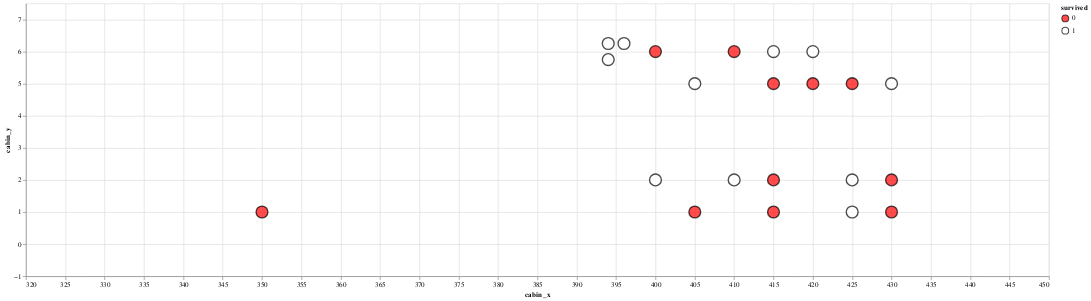

The code cell stored with this chart in its notebook:
### Code cell
passenger_plot = alt.Chart(titanic_passengers_by_cabin.reset_index("name")).mark_point(size = 300, stroke = "black", filled = True).encode(
    alt.X('cabin_x:Q', scale=alt.Scale(domain = [320,450])),
    alt.Y('cabin_y:Q', scale=alt.Scale(domain = [-1,7.5])),
    alt.Color('survived:N', scale=alt.Scale(range = ['red','white']))
).properties(width = 1500, height = 400)

passenger_plot

### Figure 1 — Vega-Lite specification as saved in the notebook (floating-point values rounded to 4 significant figures)
{"$schema": "https://vega.github.io/schema/vega-lite/v3.4.0.json", "config": {"mark": {"tooltip": null}, "view": {"height": 300, "width": 400}}, "data": {"name": "data-23c439afa2fb87bde123813b5f141c7b"}, "datasets": {"data-23c439afa2fb87bde123813b5f141c7b": [{"age": 36, "boat": "None", "body": "None", "cabin_x": 425, "cabin_y": 5, "embarked": "C", "fare": 40.12, "home.dest": "Winnipeg, MB", "name": "Ross, Mr. John Hugo", "parch": 0, "pclass": 1, "sex": "male", "sibsp": 0, "survived": 0, "ticket": "13049"}, {"age": 33, "boat": "11", "body": "None", "cabin_x": 425, "cabin_y": 1, "embarked": "C", "fare": 27.72, "home.dest": "Paris, France", "name": "Rosenbaum, Miss. Edith Louise", "parch": 0, "pclass": 1, "sex": "female", "sibsp": 0, "survived": 1, "ticket": "PC 17613"}, {"age": "None", "boat": "None", "body": "None", "cabin_x": 420, "cabin_y": 5, "embarked": "S", "fare": 52, "home.dest": "Stoughton, MA", "name": "Clifford, Mr. George Quincy", "parch": 0, "pclass": 1, "sex": "male", "sibsp": 0, "survived": 0, "ticket": "110465"}, {"age": 48, "boat": "1", "body": "None", "cabin_x": 420, "cabin_y": 6, "embarked": "C", "fare": 39.6, "home.dest": "London / Paris", "name": "Duff Gordon, Lady. (Lucille Christiana Sutherland) (\"Mrs Morgan\")", "parch": 0, "pclass": 1, "sex": "female", "sibsp": 1, "survived": 1, "ticket": "11755"}, {"age": 39, "boat": "None", "body": 133, "cabin_x": 415, "cabin_y": 5, "embarked": "C", "fare": 29.7, "home.dest": "Philadelphia, PA", "name": "Dulles, Mr. William Crothers", "parch": 0, "pclass": 1, "sex": "male", "sibsp": 0, "survived": 0, "ticket": "PC 17580"}, {"age": "None", "boat": "None", "body": "None", "cabin_x": 415, "cabin_y": 2, "embarked": "S", "fare": 26, "home.dest": "Streatham, Surrey", "name": "Smith, Mr. Richard William", "parch": 0, "pclass": 1, "sex": "male", "sibsp": 0, "survived": 0, "ticket": "113056"}, {"age": 49, "boat": "1", "body": "None", "cabin_x": 415, "cabin_y": 6, "embarked": "C", "fare": 56.93, "home.dest": "London / Paris", "name": "Duff Gordon, Sir. Cosmo Edmund (\"Mr Morgan\")", "parch": 0, "pclass": 1, "sex": "male", "sibsp": 1, "survived": 1, "ticket": "PC 17485"}, {"age": 41, "boat": "None", "body": "None", "cabin_x": 415, "cabin_y": 1, "embarked": "S", "fare": 30.5, "home.dest": "Pomeroy, WA", "name": "Brady, Mr. John Bertram", "parch": 0, "pclass": 1, "sex": "male", "sibsp": 0, "survived": 0, "ticket": "113054"}, {"age": 80, "boat": "B", "body": "None", "cabin_x": 410, "cabin_y": 2, "embarked": "S", "fare": 30, "home.dest": "Hessle, Yorks", "name": "Barkworth, Mr. Algernon Henry Wilson", "parch": 0, "pclass": 1, "sex": "male", "sibsp": 0, "survived": 1, "ticket": "27042"}, {"age": 31, "boat": "None", "body": "None", "cabin_x": 410, "cabin_y": 6, "embarked": "S", "fare": 50.5, "home.dest": "Trenton, NJ", "name": "Roebling, Mr. Washington Augustus II", "parch": 0, "pclass": 1, "sex": "male", "sibsp": 0, "survived": 0, "ticket": "PC 17590"}, {"age": 56, "boat": "3", "body": "None", "cabin_x": 405, "cabin_y": 5, "embarked": "C", "fare": 35.5, "home.dest": "Basel, Switzerland", "name": "Simonius-Blumer, Col. Oberst Alfons", "parch": 0, "pclass": 1, "sex": "male", "sibsp": 0, "survived": 1, "ticket": "13213"}, {"age": 36, "boat": "None", "body": "None", "cabin_x": 405, "cabin_y": 1, "embarked": "C", "fare": 31.68, "home.dest": "New York, NY", "name": "Evans, Miss. Edith Corse", "parch": 0, "pclass": 1, "sex": "female", "sibsp": 0, "survived": 0, "ticket": "PC 17531"}, {"age": 40, "boat": "7", "body": "None", "cabin_x": 400, "cabin_y": 2, "embarked": "C", "fare": 31, "home.dest": "Glen Ridge, NJ", "name": "Blank, Mr. Henry", "parch": 0, "pclass": 1, "sex": "male", "sibsp": 0, "survived": 1, "ticket": "112277"}, {"age": "None", "boat": "None", "body": "None", "cabin_x": 400, "cabin_y": 6, "embarked": "S", "fare": 50, "home.dest": "Seattle, WA", "name": "Rood, Mr. Hugh Roscoe", "parch": 0, "pclass": 1, "sex": "male", "sibsp": 0, "survived": 0, "ticket": "113767"}, {"age": 53, "boat": "13", "body": "None", "cabin_x": 396, "cabin_y": 6.25, "embarked": "S", "fare": 81.86, "home.dest": "San Francisco, CA", "name": "Dodge, Dr. Washington", "parch": 1, "pclass": 1, "sex": "male", "sibsp": 1, "survived": 1, "ticket": "33638"}, {"age": 4, "boat": "5", "body": "None", "cabin_x": 394, "cabin_y": 6.25, "embarked": "S", "fare": 81.86, "home.dest": "San Francisco, CA", "name": "Dodge, Master. Washington", "parch": 2, "pclass": 1, "sex": "male", "sibsp": 0, "survived": 1, "ticket": "33638"}, {"age": 54, "boat": "5", "body": "None", "cabin_x": 394, "cabin_y": 5.75, "embarked": "S", "fare": 81.86, "home.dest": "San Francisco, CA", "name": "Dodge, Mrs. Washington (Ruth Vidaver)", "parch": 1, "pclass": 1, "sex": "female", "sibsp": 1, "survived": 1, "ticket": "33638"}, {"age": 39, "boat": "None", "body": "None", "cabin_x": 350, "cabin_y": 1, "embarked": "S", "fare": 0, "home.dest": "Belfast, NI", "name": "Andrews, Mr. Thomas Jr", "parch": 0, "pclass": 1, "sex": "male", "sibsp": 0, "survived": 0, "ticket": "112050"}, {"age": 71, "boat": "None", "body": "None", "cabin_x": 430, "cabin_y": 2, "embarked": "C", "fare": 34.65, "home.dest": "New York, NY", "name": "Goldschmidt, Mr. George B", "parch": 0, "pclass": 1, "sex": "male", "sibsp": 0, "survived": 0, "ticket": "PC 17754"}, {"age": 28, "boat": "7", "body": "None", "cabin_x": 430, "cabin_y": 5, "embarked": "S", "fare": 35.5, "home.dest": "New Britain, CT", "name": "Sloper, Mr. William Thompson", "parch": 0, "pclass": 1, "sex": "male", "sibsp": 0, "survived": 1, "ticket": "113788"}, {"age": 56, "boat": "None", "body": "None", "cabin_x": 430, "cabin_y": 1, "embarked": "C", "fare": 30.7, "home.dest": "St James, Long Island, NY", "name": "Smith, Mr. James Clinch", "parch": 0, "pclass": 1, "sex": "male", "sibsp": 0, "survived": 0, "ticket": "17764"}, {"age": 45, "boat": "7", "body": "None", "cabin_x": 425, "cabin_y": 2, "embarked": "C", "fare": 29.7, "home.dest": "Paris, France", "name": "Chevre, Mr. Paul Romaine", "parch": 0, "pclass": 1, "sex": "male", "sibsp": 0, "survived": 1, "ticket": "PC 17594"}]}, "encoding": {"color": {"field": "survived", "scale": {"range": ["red", "white"]}, "type": "nominal"}, "x": {"field": "cabin_x", "scale": {"domain": [320, 450]}, "type": "quantitative"}, "y": {"field": "cabin_y", "scale": {"domain": [-1, 7.5]}, "type": "quantitative"}}, "height": 400, "mark": {"filled": true, "size": 300, "stroke": "black", "type": "point"}, "width": 1500}
